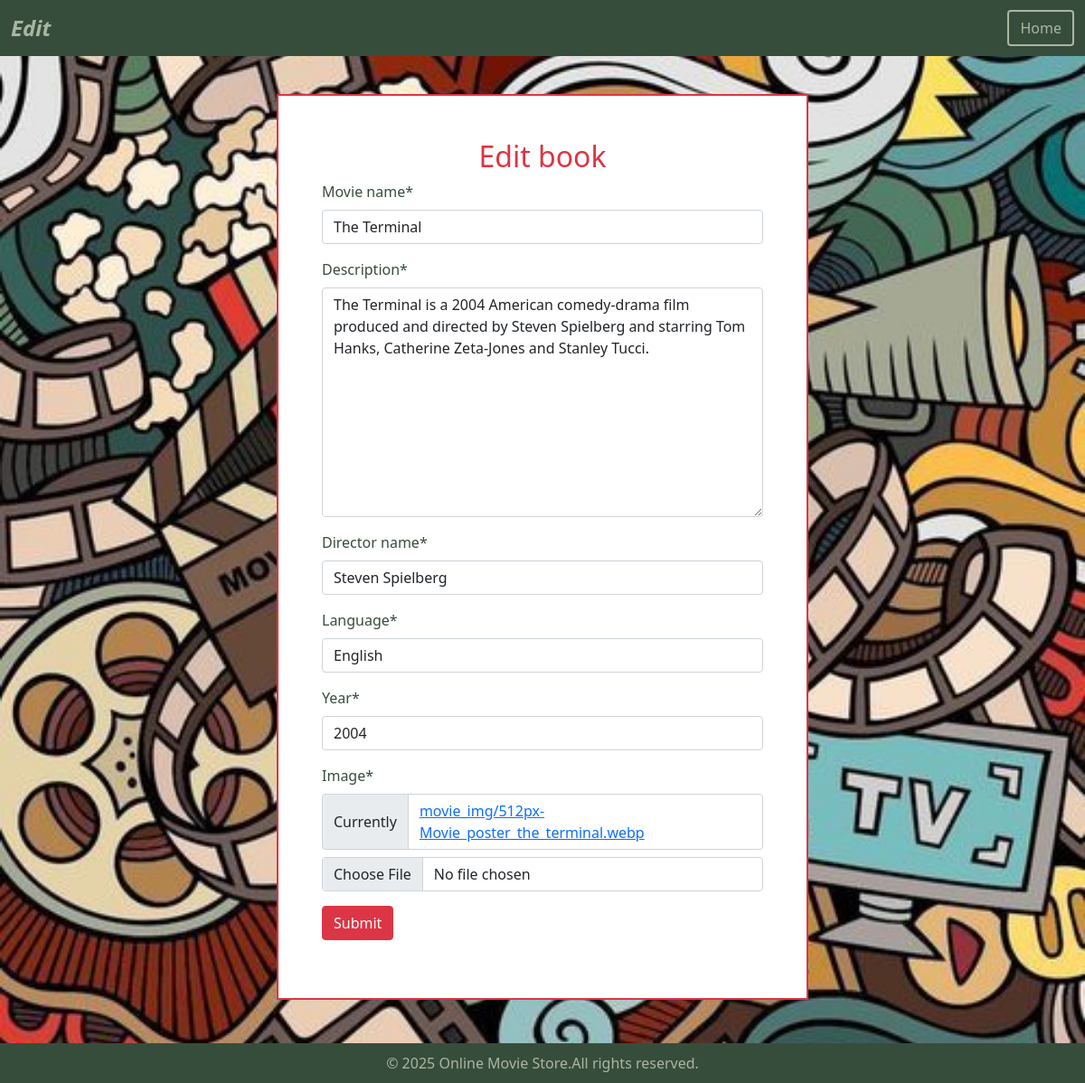
The app's page /edit/4 with its own data.
### app1/models.py (models this page shows)
class Movie(models.Model):         #parent class model class in build
    movie_name=models.CharField(max_length=30)
    description=models.TextField()
    director_name=models.CharField()
    language=models.CharField()
    year=models.IntegerField()
    image = models.ImageField(upload_to='movie_img')

### app1/views.py (the view)
# urls.py: path('edit/<int:i>',views.edit,name='edit'),
def edit(request,i):
    m = Movie.objects.get(id=i)
    if (request.method == 'POST'):
        form_instance = Movie_form(request.POST, request.FILES,instance=m)
        if form_instance.is_valid():
            form_instance.save()
        return redirect('home')
    form_instance=Movie_form(instance=m)
    return render(request,'edit.html',{'form':form_instance})

### app1/forms.py
class Movie_form(forms.ModelForm):
    class Meta:
        model = Movie
        fields = '__all__'

### templates/edit.html (shortened to what this page needs)
{% extends 'base.html' %}
{% load crispy_forms_tags %}
{% block navtitle %}Edit {% endblock %}
{% block button %} <a href="{% url 'home' %}" class="btn custom-outline" style="color: #AAB6A2;">Home</a>{% endblock %}
{% block content %}
<div class="container w-50 bg-white border border-2 border-danger mt-5 px-5 pb-5 pt-5 mb-5">
    <form method="POST" enctype="multipart/form-data">
        <h2 class="text-center text-danger">Edit book</h2>
        {{form|crispy}}
        <div class="mb-3">
        <input type="submit" class="btn btn-danger">
        </div>
    </form>
</div>
{% endblock %}

### records on screen
Movie: movie_name "The Terminal", description "The Terminal is a 2004 American comedy-drama film produced and directed by Steven Spielberg and starring Tom Hanks, Catherine Zeta-Jones and Stanley Tucci.", director_name "Steven Spielberg", language "English", year "2004"
